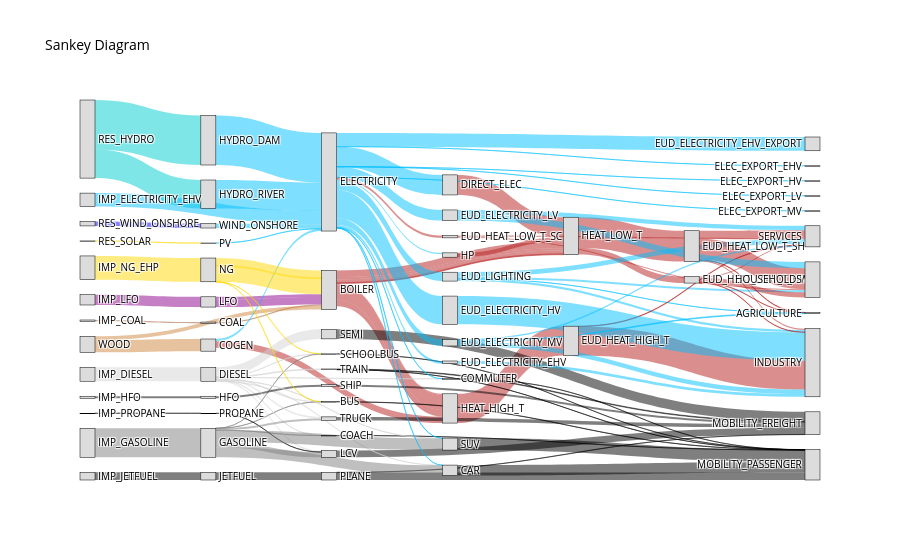
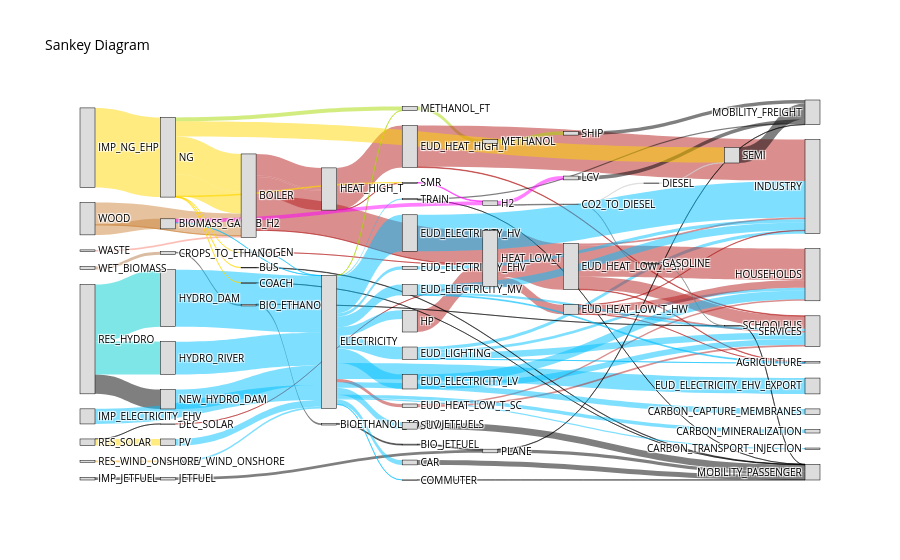
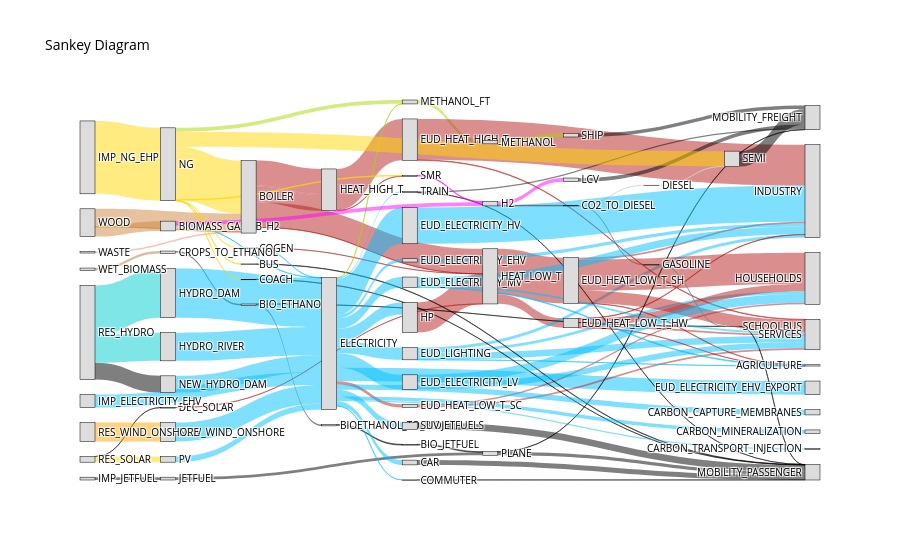
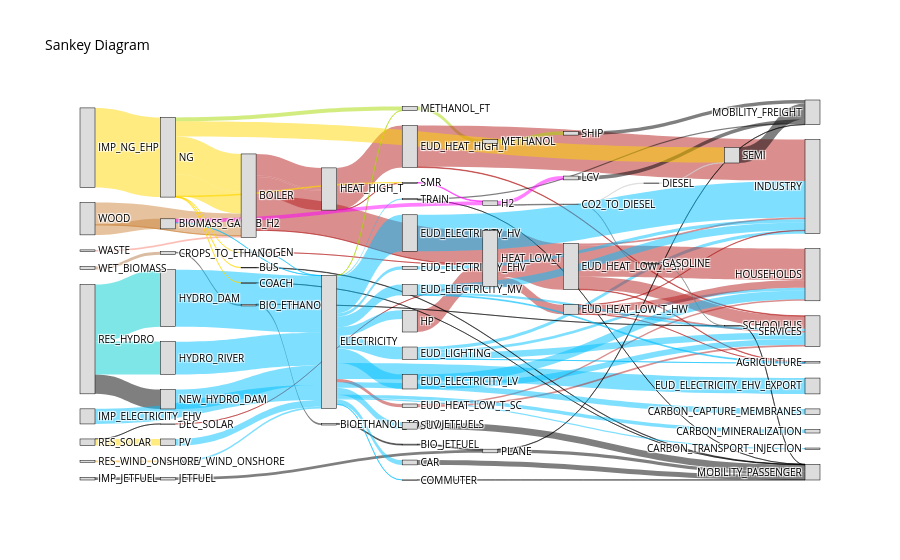

Notebook cell for these charts, in order:
### Markdown cell above
## Sankey — un diagramme par scénario affiché

### Code cell
for name in DISPLAYED_SCENARIOS:
    print(f"=== {name} ===")
    fig = plot_sankey(results[name])
    if fig is not None:
        display(fig)
